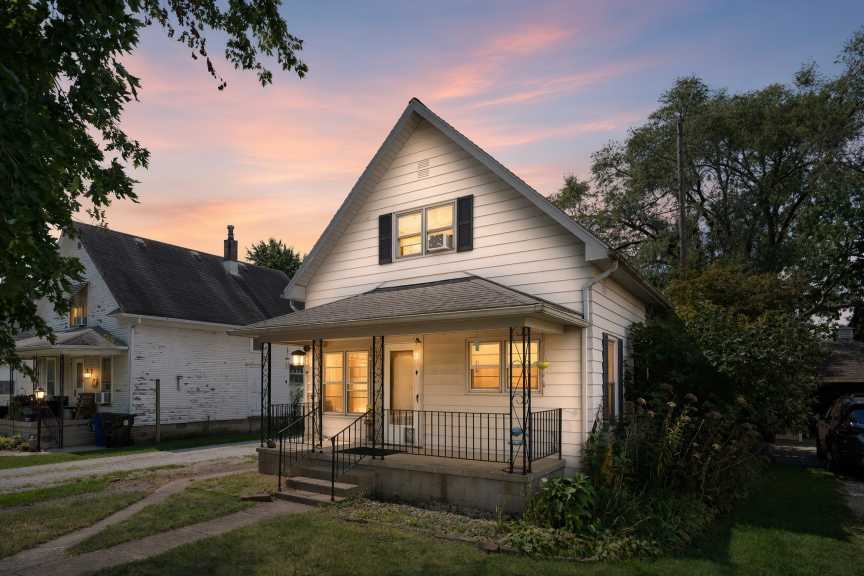
#> input picture data/INBOX/wanatah/001.jpg, 1728 x 1152 px (shown at 1/2 size)
$ python -i qc.py   (imports and definitions only)
#> lines starting #> are read from the running program, lines starting #| are printed output that depends on the picture
"""QC: I2V must remain the photograph — no fire, fans, or invented furniture."""

from __future__ import annotations

import json
import subprocess
from pathlib import Path

import numpy as np
from PIL import Image

from photomotion.constants import PUSH_ZOOM


# [12 lines left out: function extract_frame, not called in this run]


def _luma_16x9(path: Path, size: tuple[int, int] = (160, 90)) -> np.ndarray:
#> called with path = '../../data/INBOX/wanatah/001.jpg', size = (160, 90)
    im = Image.open(path).convert("L")
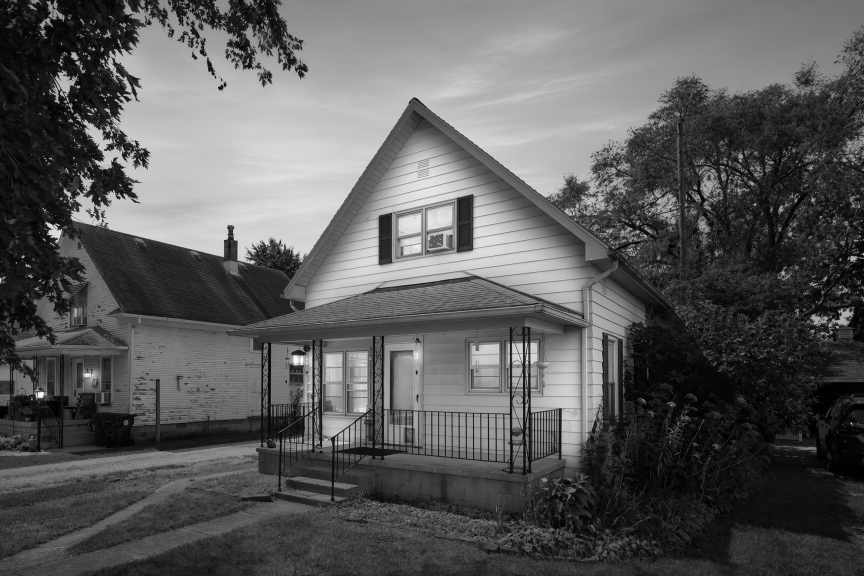
#> im: PIL image 1728x1152 L (shown at 1/2 size); min 0, max 253, mean 90.8
    w, h = im.size
#> w = 1728; h = 1152
    target = 16 / 9
    if w / h >= target:
        nw = int(round(h * target))
        x = (w - nw) // 2
        im = im.crop((x, 0, x + nw, h))
    else:
        nh = int(round(w / target))
#> nh = 972
        y = (h - nh) // 2
#> y = 90
        im = im.crop((0, y, w, y + nh))
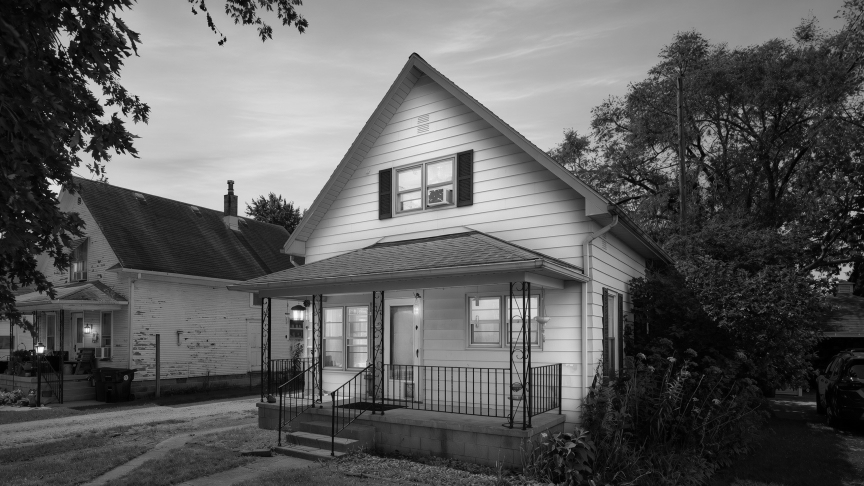
#> im: PIL image 1728x972 L (shown at 1/2 size); min 0, max 253, mean 92.5
    im = im.resize(size, Image.Resampling.BILINEAR)
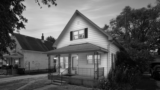
#> im: PIL image 160x90 L; min 0, max 226, mean 92.5
    return np.asarray(im, dtype=np.float32) / 255.0


# [116 lines left out: functions _luma_zoomed, frame_resemblance, _probe_duration, flicker_score, qc_i2v_against_still, not called in this run]

>>> result = _luma_16x9('../../data/INBOX/wanatah/001.jpg')

$ run again, on data/INBOX/wanatah/002.jpg
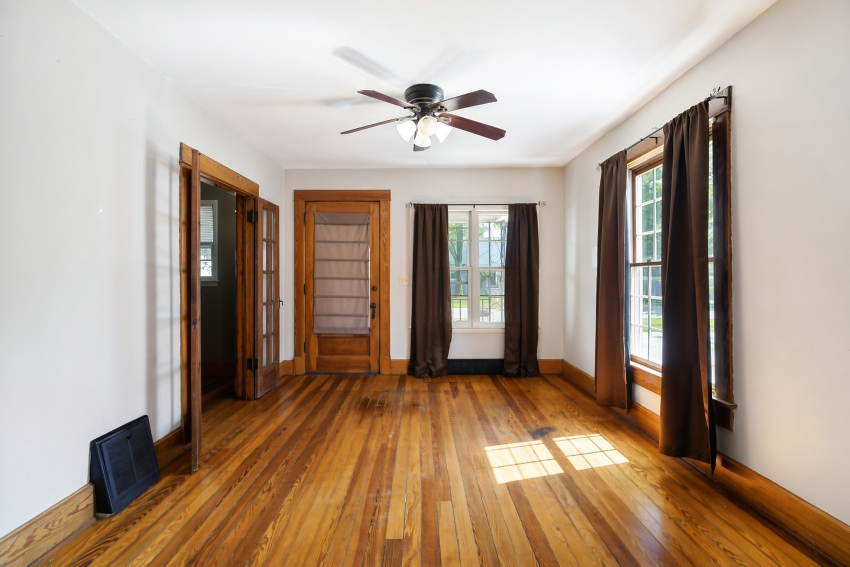
#> input picture data/INBOX/wanatah/002.jpg, 1700 x 1133 px (shown at 1/2 size)
#> in _luma_16x9, `im = Image.open(path).convert("L")`:
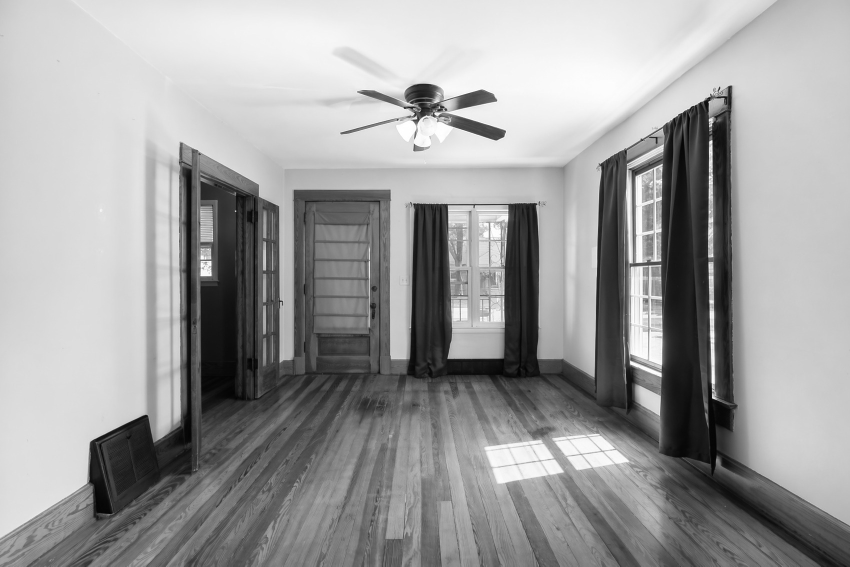
#> im: PIL image 1700x1133 L (shown at 1/2 size); min 1, max 255, mean 157.7
#> in _luma_16x9, `im = im.resize(size, Image.Resampling.BILINEAR)`:
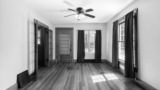
#> im: PIL image 160x90 L; min 6, max 254, mean 155.6

$ run again, on data/INBOX/wanatah/003.jpg
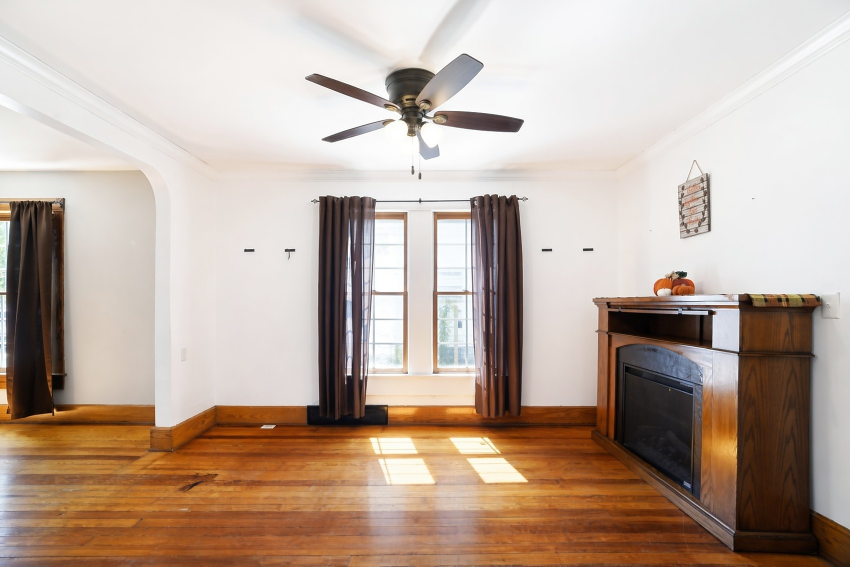
#> input picture data/INBOX/wanatah/003.jpg, 1700 x 1133 px (shown at 1/2 size)
#> in _luma_16x9, `im = Image.open(path).convert("L")`:
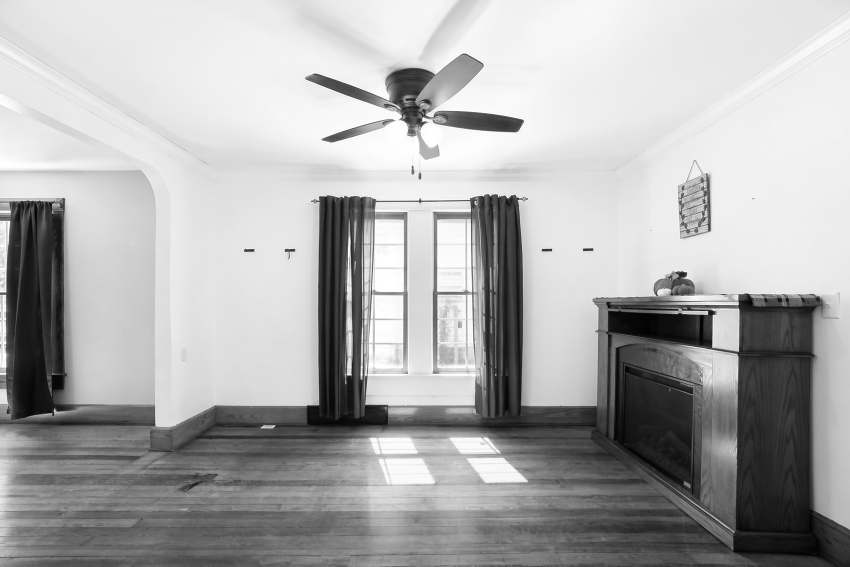
#> im: PIL image 1700x1133 L (shown at 1/2 size); min 0, max 255, mean 173.2
#> in _luma_16x9, `im = im.resize(size, Image.Resampling.BILINEAR)`:
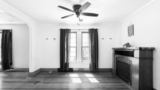
#> im: PIL image 160x90 L; min 3, max 255, mean 174.5

$ run again, on data/INBOX/wanatah/004.jpg
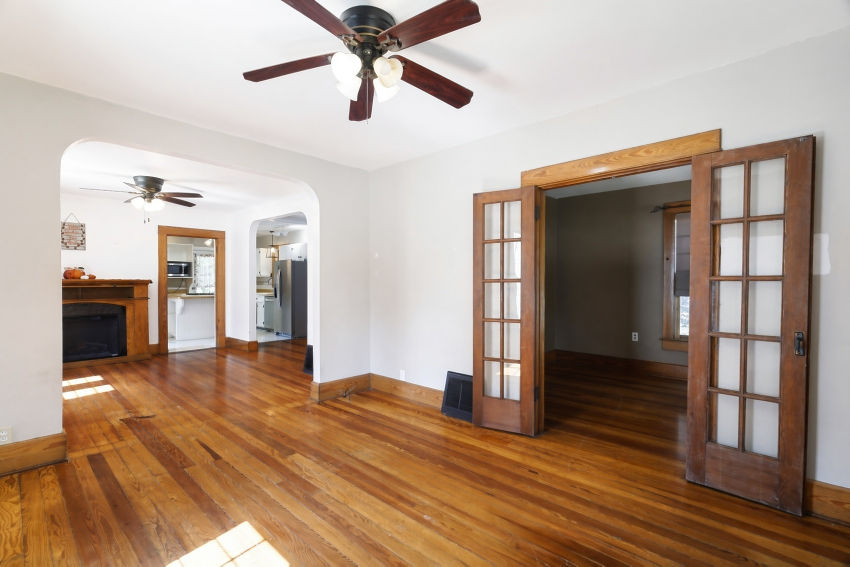
#> input picture data/INBOX/wanatah/004.jpg, 1700 x 1133 px (shown at 1/2 size)
#> in _luma_16x9, `im = Image.open(path).convert("L")`:
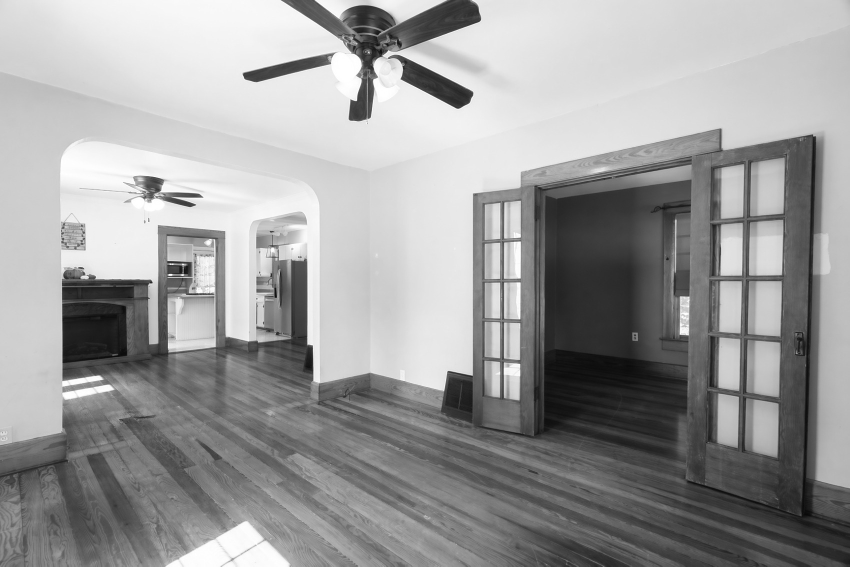
#> im: PIL image 1700x1133 L (shown at 1/2 size); min 5, max 255, mean 155.7
#> in _luma_16x9, `im = im.resize(size, Image.Resampling.BILINEAR)`:
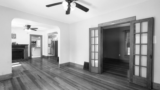
#> im: PIL image 160x90 L; min 14, max 255, mean 154.7
